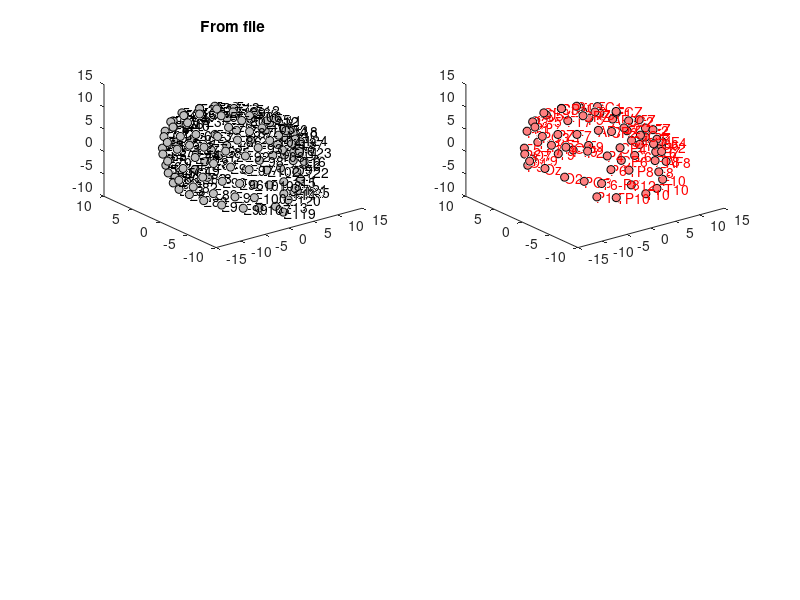

Source code (MATLAB): (Note: this script raises an error after producing the figure.)
%% Copied from one subject's EEG.chanlocs.{Labels, X, Y, Z} (RC051_sleep.mff)

posX = [6.30200004577637;7.65899991989136;8.71500015258789;8.15699958801270;6.49200010299683;4.34600019454956;1.77999997138977;9.13099956512451;10.1420001983643;9.94200038909912;9.09000015258789;6.49200010299682;3.71499991416931;10.8210000991821;10.3739995956421;10.3610000610352;10.5830001831055;9.94200038909912;8.15699958801270;5.84700012207031;10.8210000991821;10.1420001983643;8.71500015258789;6.87300014495850;9.13099956512451;7.65899991989136;6.22499990463257;4.74599981307984;3.07999992370605;1.09599995613098;-0.781000018119811;6.30200004577637;4.71099996566773;3.38899993896484;1.70099997520447;0.324999988079074;-1.73399996757507;4.12300014495850;0.970000028610232;0.0370000004768370;-0.913999974727630;-2.67000007629394;2.75900006294251;1.45899999141693;-2.13000011444092;-2.62400007247925;-3.43799996376037;2.54200005531311;0.476000010967254;-4.59299993515015;-5.32800006866455;-5.13100004196167;-4.60799980163574;-3.89800000190735;-2.44099998474121;-2.80599999427795;-4.26900005340576;-6.57000017166138;-7.34899997711182;-6.92000007629394;-6.25699996948242;-7.62200021743775;-4.91099977493286;-6.70100021362305;-8.31099987030029;-8.75000000000000;-8.39500045776367;-7.30700016021728;-8.67899990081787;-9.82600021362305;-9.63199996948242;-8.93799972534180;-8.55799961090088;-9.65200042724609;-10.2700004577637;-9.63199996948242;-8.39500045776367;-6.25699996948242;-3.89800000190735;-0.781000018119813;-8.97099971771240;-9.65200042724609;-9.82600021362305;-8.75000000000000;-6.92000007629395;-4.60799980163574;-1.73399996757507;-8.55799961090088;-8.67899990081787;-8.31099987030030;-7.34899997711182;-5.13100004196167;-2.67000007629395;-7.30700016021729;-6.70100021362305;-6.57000017166138;-5.32800006866455;-3.43799996376038;-4.91099977493286;-4.26900005340576;-4.59299993515015;-2.62400007247925;-0.913999974727632;0.324999988079070;1.09599995613098;1.77999997138977;-2.80599999427796;-2.13000011444092;0.0370000004768356;1.70099997520447;3.07999992370605;3.71499991416931;0.476000010967253;1.45899999141693;0.970000028610228;3.38899993896484;4.74599981307983;5.84700012207031;2.54200005531311;2.75900006294250;4.12300014495849;4.71099996566772;6.22499990463257;6.87300014495849;5.16400003433227;7.59000015258789;7.59000015258789;5.16400003433228;-1.14270451702945e-31];
posY = [-6.60699987411499;-6.04099988937378;-4.41099977493286;-3.27500009536743;-1.68900001049042;-1.06446304546978e-15;1.39699995517731;-4.81899976730347;-3.07699990272522;-2.08999991416931;-2.22640791822314e-15;1.68900001049042;2.78099989891052;-1.45000004768372;-2.54089707983180e-15;-2.53771311214245e-15;-2.59208745992319e-15;2.08999991416931;3.27500009536743;4.36700010299683;1.45000004768371;3.07699990272522;4.41099977493286;5.09100008010864;4.81899976730347;6.04099988937378;6.48699998855591;6.33199977874756;5.43599987030029;4.21899986267090;2.23200011253357;6.60699987411499;7.30499982833862;7.78999996185303;7.32200002670288;6.25500011444092;4.46299982070923;7.47800016403198;8.21000003814697;8.43799972534180;7.88199996948242;6.79899978637695;7.44199991226196;7.80900001525879;8.33899974822998;8.34799957275390;7.69099998474121;6.77500009536743;7.19000005722046;7.74200010299683;7.48600006103516;6.65700006484985;4.78700017929077;2.59200000762940;2.98936281803206e-16;7.04899978637695;7.51200008392334;6.88899993896485;5.94099998474121;4.69999980926514;2.67700004577637;9.33425816938556e-16;6.08799982070923;6.16900014877319;5.30299997329712;4.11899995803833;2.10599994659424;4.32100009918213;4.02799987792969;3.12599992752075;1.60399997234345;1.09458927544198e-15;2.20300006866455;1.28499996662140;1.25771231878421e-15;-1.60399997234344;-2.10599994659424;-2.67700004577637;-2.59200000762939;-2.23200011253357;1.09863060894483e-15;-1.28499996662140;-3.12599992752075;-4.11899995803833;-4.69999980926514;-4.78700017929077;-4.46299982070923;-2.20300006866455;-4.02799987792969;-5.30299997329712;-5.94099998474121;-6.65700006484985;-6.79899978637695;-4.32100009918213;-6.16900014877319;-6.88899993896484;-7.48600006103515;-7.69099998474121;-6.08799982070923;-7.51200008392334;-7.74200010299683;-8.34799957275391;-7.88199996948242;-6.25500011444092;-4.21899986267090;-1.39699995517731;-7.04899978637695;-8.33899974822998;-8.43799972534180;-7.32200002670288;-5.43599987030029;-2.78099989891052;-7.19000005722046;-7.80900001525879;-8.21000003814697;-7.78999996185303;-6.33199977874756;-4.36700010299683;-6.77500009536743;-7.44199991226197;-7.47800016403198;-7.30499982833862;-6.48699998855591;-5.09100008010864;-6.98400020599365;-4.27299976348877;4.27299976348877;6.98400020599365;-6.22059365919513e-16];
posZ = [-2.94199991226196;0.351000010967255;3.50200009346008;5.69600009918213;7.77699995040894;9.00800037384033;9.63500022888184;-1.54700005054474;1.24199998378754;3.63800001144409;5.75899982452393;7.77699995040894;8.68599987030030;-1.08099997043610;1.52199995517731;3.54500007629395;-2.52500009536743;3.63800001144409;5.69600009918213;6.78399991989136;-1.08099997043610;1.24199998378754;3.50200009346008;4.98299980163574;-1.54700005054474;0.351000010967255;3.23799991607666;5.28299999237061;7.18900012969971;8.70699977874756;9.77700042724609;-2.94199991226196;-0.407000005245209;2.77399992942810;5.41300010681153;7.28700017929077;8.86299991607666;-3.82800006866455;-1.00800001621246;2.44700002670288;5.25099992752075;6.85300016403198;-5.99700021743775;-4.05900001525879;-0.717999994754791;2.72300004959106;4.76999998092651;-9.05700016021729;-6.92799997329712;-0.264999985694885;3.13899993896484;5.65700006484985;7.97100019454956;9.36600017547607;10.0360002517700;-6.43499994277954;-3.41400003433228;0.0590000003576279;3.40700006484985;6.12500000000000;8.05700016021729;7.38000011444092;-6.40799999237061;-3.30100011825562;0.149000003933907;3.57299995422363;5.96299982070923;-6.00500011444092;-3.21700000762939;0.273000001907349;3.74099993705749;5.35099983215332;-5.86399984359741;-3.00500011444092;0.556999981403351;3.74099993705749;5.96299982070923;8.05700016021729;9.36600017547607;9.77700042724609;-5.64499998092651;-3.00500011444092;0.273000001907349;3.57299995422363;6.12500000000000;7.97100019454956;8.86299991607666;-5.86399984359741;-3.21700000762939;0.149000003933907;3.40700006484985;5.65700006484985;6.85300016403198;-6.00500011444092;-3.30100011825562;0.0590000003576279;3.13899993896484;4.76999998092651;-6.40799999237061;-3.41400003433228;-0.264999985694885;2.72300004959106;5.25099992752075;7.28700017929077;8.70699977874756;9.63500022888184;-6.43499994277954;-0.717999994754791;2.44700002670288;5.41300010681153;7.18900012969971;8.68599987030030;-6.92799997329712;-4.05900001525879;-1.00800001621246;2.77399992942810;5.28299999237061;6.78399991989136;-9.05700016021729;-5.99700021743775;-3.82800006866455;-0.407000005245209;3.23799991607666;4.98299980163574;-5.03299999237061;-7.45499992370605;-7.45499992370605;-5.03299999237061;10.1590003967285];

chanLab_subject = {'E1';'E2';'E3';'E4';'E5';'E6';'E7';'E8';'E9';'E10';'E11';'E12';'E13';'E14';'E15';'E16';'E17';'E18';'E19';'E20';'E21';'E22';'E23';'E24';'E25';'E26';'E27';'E28';'E29';'E30';'E31';'E32';'E33';'E34';'E35';'E36';'E37';'E38';'E39';'E40';'E41';'E42';'E43';'E44';'E45';'E46';'E47';'E48';'E49';'E50';'E51';'E52';'E53';'E54';'E55';'E56';'E57';'E58';'E59';'E60';'E61';'E62';'E63';'E64';'E65';'E66';'E67';'E68';'E69';'E70';'E71';'E72';'E73';'E74';'E75';'E76';'E77';'E78';'E79';'E80';'E81';'E82';'E83';'E84';'E85';'E86';'E87';'E88';'E89';'E90';'E91';'E92';'E93';'E94';'E95';'E96';'E97';'E98';'E99';'E100';'E101';'E102';'E103';'E104';'E105';'E106';'E107';'E108';'E109';'E110';'E111';'E112';'E113';'E114';'E115';'E116';'E117';'E118';'E119';'E120';'E121';'E122';'E123';'E124';'E125';'E126';'E127';'E128';'E129'};


%% Plot channels with labels according to subject file
subplot(2, 2, 1); plot3(posX, posY, posZ,...
    'o', ...
    'MarkerFaceColor', [0.75 0.75 0.75], ...
    'MarkerEdgeColor', [0 0 0]);
text(posX, posY, posZ, ...
    chanLab_subject, ...
    'Color', [0 0 0])

title('From file')



%% Extracted from 128-Channel HCGSN 58 (pdf page 7)

% The original lines from the pdf:
% chanLab_HCGSN = {...
%     'C3', 'C4', 'Cz', 'F3', 'F4', 'F7', 'F8', 'FP1', 'FP2', 'FPZ', ...
%     'FPZ', 'FPZ', 'Fz', 'O1', 'O2', 'P3', 'P4', 'T5-P7', 'T6-P8', ...
%     'T3-T7', 'T4-T8', 'AF3', 'AF4', 'AF7', 'AF8', 'Afz', 'C1', 'C2', ...
%     'C5', 'C6', 'CP1', 'Cp2', 'CP3', 'CP4', 'Cp5', 'CP6', 'CpZ', 'F1', ...
%     'F10', 'F2', 'F5', 'F6', 'F9', 'FC1', 'FC2', 'FC3', 'FC4', 'FC5', ...
%     'FC6', 'Fcz', 'Ft10', 'FT7', 'FT8', 'Ft9', 'Oz', 'P1', 'P9', ...
%     'P10', 'P2', 'P5', 'P6', 'P9', 'PO3', 'PO4', 'PO7', 'PO8', 'Poz', ...
%     'Pz', 'T10', 'T11', 'T12', 'T9', 'TP10', 'Tp7', 'TP8', 'TP9'};
% 
% chanNum_HCGSN = [...
%     36; 104; 129; 24; 124; 33; 122; 22; 9; 14; 21; 15; 11; 70; 83; 52; ...
%     92; 58; 96; 45; 108; 23; 3; 26; 2; 16; 30; 105; 41; 103; 37; 87; ...
%     42; 93; 47; 98; 55; 19; 1; 4; 27; 123; 32; 13; 112; 29; 111; 28; ...
%     117; 6; 121; 34; 116; 38; 75; 60; 64; 95; 85; 51; 97; 64; 67; 77; ...
%     65; 90; 72; 62; 114; 45; 108; 44; 100; 46; 102; 57];


% +-----------------------------------------------------+
% |                                                     |
% |     The table provided by the pdf file contained    |
% |     two times 45 (T3-T7 and T11), 64 (P9 and P9)    |
% |     108 (T4-T8 and T10)!                            |
% |     The first of each have been taken out.          |
% |     It also contains three times FPZ!               |
% |                                                     |
% +-----------------------------------------------------+

chanLab_HCGSN = {...
    'C3', 'C4', 'Cz', 'F3', 'F4', 'F7', 'F8', 'FP1', 'FP2', 'FPZ', ...
    'FPZ', 'FPZ', 'FZ', 'O1', 'O2', 'P3', 'P4', 'T5-P7', 'T6-P8', ...
    'AF3', 'AF4', 'AF7', 'AF8', 'AFZ', 'C1', 'C2', ...
    'C5', 'C6', 'CP1', 'CP2', 'CP3', 'CP4', 'CP5', 'CP6', 'CPZ', 'F1', ...
    'F10', 'F2', 'F5', 'F6', 'F9', 'FC1', 'FC2', 'FC3', 'FC4', 'FC5', ...
    'FC6', 'FCZ', 'FT10', 'FT7', 'FT8', 'FT9', 'Oz', 'P1', ...
    'P10', 'P2', 'P5', 'P6', 'P9', 'PO3', 'PO4', 'PO7', 'PO8', 'POZ', ...
    'PZ', 'T10', 'T11', 'T12', 'T9', 'TP10', 'TP7', 'TP8', 'TP9'};

chanNum_HCGSN = [...
    36; 104; 129; 24; 124; 33; 122; 22; 9; 14; 21; 15; 11; 70; 83; 52; ...
    92; 58; 96; 23; 3; 26; 2; 16; 30; 105; 41; 103; 37; 87; ...
    42; 93; 47; 98; 55; 19; 1; 4; 27; 123; 32; 13; 112; 29; 111; 28; ...
    117; 6; 121; 34; 116; 38; 75; 60; 95; 85; 51; 97; 64; 67; 77; ...
    65; 90; 72; 62; 114; 45; 108; 44; 100; 46; 102; 57];


% IN RED: Channels that have a name according to 128-Channel HCGSN 58

posX_HCGSN = posX(chanNum_HCGSN);
posY_HCGSN = posY(chanNum_HCGSN);
posZ_HCGSN = posZ(chanNum_HCGSN);

subplot(2, 2, 2); plot3(posX_HCGSN, posY_HCGSN, posZ_HCGSN,...
    'o',...
    'MarkerFaceColor', [1 0.5 0.5], ...
    'MarkerEdgeColor', [0 0 0]);
text(posX_HCGSN, posY_HCGSN, posZ_HCGSN, ...
    chanLab_HCGSN, ...
    'Color', [1 0 0])

% IN GREY: Channels without names according to 128-Channel HCGSN 58

idx_absent = ~ismember(str2double(extractAfter(chanLab_subject, 'E')), chanNum_HCGSN);

posX_absent = posX(idx_absent);
posY_absent = posY(idx_absent);
posZ_absent = posZ(idx_absent);

hold on; plot3(posX_absent, posY_absent, posZ_absent,...
    'o',...
    'MarkerFaceColor', [0.75 0.75 0.75], ...
    'MarkerEdgeColor', [0 0 0]);
text(posX_absent, posY_absent, posZ_absent, ...
    chanLab_subject(idx_absent), ...
    'Color', [0 0 0])

title('From file (Grey) vs HCGSN (Red)')



%% Do the same but with information provided by online images of 10-5 systems

% [    1,    2,    3,    4,    5,    6,    7,    8,    9,   10,   11,   12,   13,   14,   15,   16,   17,   18,   19,   20, 
A={'NaN','NaN','NaN','NaN','NaN','NaN','NaN','NaN','Fp2','NaN','Fz','NaN','NaN','NaN','NaN','NaN','NaN','NaN','NaN','NaN'};

%     21,   22,   23,   24,   25,   26,   27,   28,   29,   30,   31,   32,   33,   34,   35,   36,   37,   38,   39,   40, 
B={'NaN', 'Fp1','NaN','F3','NaN','NaN','NaN','NaN','NaN','NaN','NaN','NaN', 'F7','NaN','NaN', 'C3','NaN','NaN','NaN','NaN'};

%     41,   42,   43,   44,   45,   46,   47,   48,   49,   50,   51,   52,   53,   54,   55,   56,   57,   58,   59,   60, 
C={'NaN','NaN','NaN','NaN', 'T3','NaN','NaN','NaN','NaN','NaN','NaN', 'P3','NaN','NaN','NaN','NaN', 'LM', 'T5','NaN','NaN'};

%     61,   62,   63,   64,   65,   66,   67,   68,   69,   70,   71,   72,   73,   74,   75,   76,   77,   78,   79,   80, 
D={'NaN', 'Pz','NaN','NaN','NaN','NaN','NaN','NaN','NaN', 'O1','NaN','NaN','NaN','NaN', 'Oz','NaN','NaN','NaN','NaN','NaN'};

%     81,   82,   83,   84,   85,   86,   87,   88,   89,   90,   91,   92,   93,   94,   95,   96,   97,   98,   99,  100,
E={'NaN','NaN', 'O2','NaN','NaN','NaN','NaN','NaN','NaN','NaN','NaN', 'P4','NaN','NaN','NaN', 'T6','NaN','NaN','NaN', 'RM'};

%    101,  102,  103,  104,  105,  106,  107,  108,  109,  110,  111,  112,  113,  114,  115,  116,  117,  118,  119,  120,
F={'NaN','NaN','NaN', 'C4','NaN','NaN','NaN', 'T4','NaN','NaN','NaN','NaN','NaN','NaN','NaN','NaN','NaN','NaN','NaN','NaN'};

%    121,  122,  123,  124,  125,  126,  127,  128]
G={'NaN', 'F8','NaN', 'F4','NaN','NaN','NaN','NaN'};

c_chans = [A, B, C, D, E, F, G];

clear A B C D E F G

get_chans = find(~strcmp(c_chans,'NaN'));

get_names = c_chans(~strcmp(c_chans,'NaN'));


% IN RED: Channels with labels found in google images

posX_online = posX(get_chans);
posY_online = posY(get_chans);
posZ_online = posZ(get_chans);

subplot(2, 2, 3); plot3(posX_online, posY_online, posZ_online,...
    'o', ...
    'MarkerFaceColor', [1 0.5 0.5], ...
    'MarkerEdgeColor', [0 0 0]);
text(posX_online, posY_online, posZ_online, ...
    get_names, ...
    'Color', [1 0 0])


% IN GREY: Channels without names according to 128-Channel HCGSN 58

idx_absent = ~ismember(str2double(extractAfter(chanLab_subject, 'E')), ...
    get_chans);

posX_absent = posX(idx_absent);
posY_absent = posY(idx_absent);
posZ_absent = posZ(idx_absent);

hold on; plot3(posX_absent, posY_absent, posZ_absent,...
    'o',...
    'MarkerFaceColor', [0.75 0.75 0.75], ...
    'MarkerEdgeColor', [0 0 0]);
text(posX_absent, posY_absent, posZ_absent, ...
    chanLab_subject(idx_absent), ...
    'Color', [0 0 0])
title('From file (Grey) vs Online images (Red)')



%% Combine all

figure; plot3(posX, posY, posZ,...
    'o', ...
    'MarkerFaceColor', [0.75 0.75 0.75], ...
    'MarkerEdgeColor', [0 0 0]);

str_text = repmat({''}, numel(chanLab_subject), 1);

% This adds in each row of the str_text cell array the labels in following
% order: 1st is EXXX from file, 2nd is label from HCGSN and 3D from online
% images
for i_file = 1 : numel(chanLab_subject)
   
    str_text(i_file) = chanLab_subject(i_file);
    
    if ismember(i_file, chanNum_HCGSN) && ~ismember(i_file, get_chans)
                
        str_text(i_file) = strcat(...
            str_text(i_file), ...
            {' '}, ...
            chanLab_HCGSN(find(chanNum_HCGSN == i_file)), ...
            {' '}, ...
            'NaN');
        
    elseif ismember(i_file, chanNum_HCGSN) && ismember(i_file, get_chans)
        
        str_text(i_file) = strcat(...
            str_text(i_file), ...
            {' '}, ...
            chanLab_HCGSN(find(chanNum_HCGSN == i_file)), ...
            {' '}, ...
            get_names(find(get_chans == i_file)));
        
    elseif ~ismember(i_file, chanNum_HCGSN) && ismember(i_file, get_chans)
        
        str_text(i_file) = strcat(...
            str_text(i_file), ...
            {' '}, ...
            'NaN', ...
            {' '}, ...
            get_names(find(get_chans == i_file)));
        
        
    end
end

text(posX, posY, posZ, ...
    str_text, ...
    'Color', [0 0 0])
title('Channel labels from file, from HCGSN and from online images')